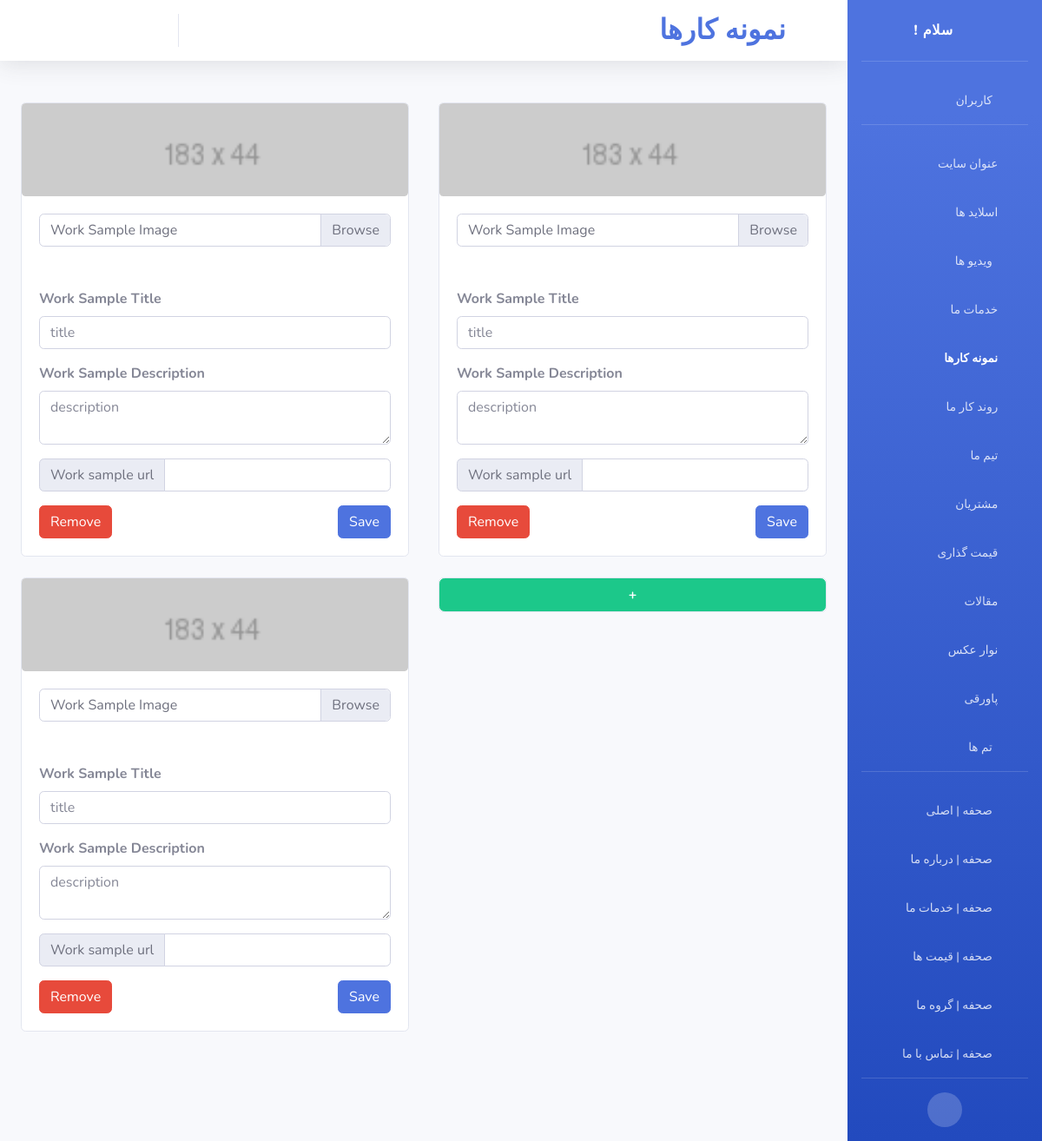
Page /control_panel/site/work-samples/ (signed in) on the committed database.
### control_panel/models.py (models this page shows)
class work_samples(models.Model):
	img=models.ImageField(upload_to='work_samples/img/',
						  default='work_samples/img/default/default.png',
						  blank=True)
	title=models.CharField(max_length=191)
	description=models.TextField()
	url=models.URLField(blank=True)
	objects=workSamplesManager()

### control_panel/views.py (the view, shortened to what this page needs)
# urls.py: path('site/work-samples/',views.work_samples_,
def work_samples_(request):
	if not request.user.is_staff:
		return redirect('/')
	messages=list()
	return render(request,'control_panel/work-samples.html',
				  {
					  'messages':messages,
					  'work_samples':work_samples.objects.all(),
					  'page_name':'work samples'
					  })

### templates/control_panel/work-samples.html (shortened to what this page needs)
{% load static %}
<!DOCTYPE html>
<html lang="en">
<head>
	<link href="{% static 'cpanel/vendor/fontawesome-free/css/all.min.css' %}" rel="stylesheet" type="text/css">
	<link href="{% static 'cpanel/css/sb-admin-2.min.css' %}" rel="stylesheet">
</head>
<body id="page-top">
<div id="wrapper">
	<div id="content-wrapper" class="d-flex flex-column">
		<div id="content">
			<nav class="navbar navbar-expand navbar-light bg-white topbar mb-4 static-top shadow">
				<ul class="navbar-nav ml-auto">
					<li class="nav-item d-none d-sm-block dropdown no-arrow mx-1">
						<a class="nav-link dropdown-toggle" data-toggle="modal" data-target="#logoutModal" href="">
							<i class="fas fa-sign-out-alt fa-sm fa-fw mr-2 text-gray-400"></i>
						</a>
					</li>
					<li class="nav-item d-none d-sm-block dropdown no-arrow mx-1">
						<a class="nav-link dropdown-toggle" href="#">
							<i class="fas fa-envelope fa-sm fa-fw mr-2 text-gray-400"></i>
						</a>
					</li>
					<li class="nav-item d-none d-sm-block dropdown no-arrow mx-1">
						<a class="nav-link dropdown-toggle" href="/control_panel/auth/users/{{ user.id }}/change/">
							<i class="fas fa-user-tie fa-sm fa-fw mr-2 text-gray-400"></i>
						</a>
					</li>
					<li class="nav-item dropdown no-arrow mx-1">
						<a class="nav-link dropdown-toggle" href="/">
							<i class="fas fa-eye fa-sm fa-fw mr-2 text-gray-400"></i>
						</a>
					</li>
				</ul>
				<h2 class="m-0 mr-2 d-none d-sm-block font-weight-bold text-primary">نمونه کارها</h2>
				<h1 class="fas d-none d-sm-block fa-laptop-code mr-3 font-weight-bold text-primary"></h1>
			</nav>
			<div class="container-fluid">
				<div class="card-deck mb-3">
					<div class="form-row">
						{% for work_sample in work_samples %}
							<div class="mt-4 col-lg-6 col-lg-6">
								<div class="card card-deck">
									<img class="card-img" src="{{ work_sample.img.url }}"
										 alt="Card image cap">
									<div class="card-body">
										<form method="POST" enctype="multipart/form-data">
											<div class="input-group mb-5">
												<div class="custom-file">
													<label class="custom-file-label"
														   for="inputGroupFile01">Work Sample Image</label>
												</div>
											</div>
											<div class="form-row">
												<div class="col">
													<div class="form-group"><label><strong>Work Sample
																						   Title</strong></label><input
															class="form-control" type="text"
															placeholder="{{ work_sample.title }}"
															name="work-sample-title">
													</div>
													<div class="form-group"><label><strong>Work Sample
																						   Description</strong></label>
														<textarea class="form-control" rows="2"
																  placeholder="{{ work_sample.description }}"
																  name="work-sample-description"></textarea></div>
												</div>
											</div>
											<div class="input-group mb-3">
												<div class="input-group-prepend">
													<span class="input-group-text"
														  id="basic-addon1">Work sample url</span>
												</div>
												<input type="text" class="form-control"
													   placeholder="{{ work_sample.url }}"
													   aria-label="Username" aria-describedby="basic-addon1"
													   name="work-sample-url">
											</div>
											<button style="float: right;" class="btn btn-primary"
													value="{{ work_sample.id }}" type="submit"
													name="save">Save
											</button>
											<button class="btn btn-danger"
													value="{{ work_sample.id }}" type="submit"
													name="remove-work-sample">Remove
											</button>
										</form>
									</div>
								</div>
							</div>
						{% endfor %}
						<div class="mt-4 col-lg-6 col-lg-6">
							<div class="card">
								<form method="POST">
									<button type="submit" style="width:100%; height:100%"
											class="btn btn-success"
											name="Add-new-work-sample"><strong>+</strong>
									</button>
								</form>
							</div>
						</div>
					</div>
				</div>
			</div>
		</div>
	</div>
	<ul class="navbar-nav bg-gradient-primary sidebar sidebar-dark accordion" id="accordionSidebar">
		<a class="sidebar-brand d-flex align-items-center justify-content-center" href="/control_panel/">
			<div class="sidebar-brand-text mx-3">! سلام<sup></sup></div>
			<div class="sidebar-brand-icon rotate-n-15">
				<i class="fas fa-laugh-wink"></i>
			</div>
		</a>
		<hr class="sidebar-divider">
		<li class="nav-item">
			<a class="nav-link" href="/control_panel/auth/users/">
				<span class="collapse collapsing">کاربران</span>
				<i class="fas fa-fw fa-user-cog"></i>
			</a>
		</li>
		<hr class="sidebar-divider">
		<li class="nav-item">
			<a class="nav-link" href="/control_panel/site/site-title/">
				<span class="collapse collapsing">عنوان سایت</span>
				<i class="fa fa-window-maximize"></i>
			</a>
		</li>
		<li class="nav-item">
			<a class="nav-link" href="/control_panel/site/slideshow/">
				<span class="collapse collapsing">اسلاید ها</span>
				<i class="fa fa-object-ungroup"></i>
			</a>
		</li>
		<li class="nav-item">
			<a class="nav-link" href="/control_panel/site/video/">
				<span class="collapse collapsing">ویدیو ها</span>
				<i class="fas fa-fw fa-film"></i>
			</a>
		</li>
		<li class="nav-item">
			<a class="nav-link" href="/control_panel/site/our-services/">
				<span class="collapse collapsing">خدمات ما</span>
				<i class="fa fa-wrench"></i>
			</a>
		</li>
		<li class="nav-item active">
			<a class="nav-link" href="">
				<span class="collapse collapsing">نمونه کارها</span>
				<i class="fa fa-laptop-code"></i>
			</a>
		</li>
		<li class="nav-item">
			<a class="nav-link" href="/control_panel/site/work-process/">
				<span class="collapse collapsing">روند کار ما</span>
				<i class="fa fa-check-double"></i>
			</a>
		</li>
		<li class="nav-item">
			<a class="nav-link" href="/control_panel/site/our-team/">
				<span class="collapse collapsing">تیم ما</span>
				<i class="fa fa-users"></i>
			</a>
		</li>
		<li class="nav-item">
			<a class="nav-link" href="/control_panel/site/our-customers/">
				<span class="collapse collapsing">مشتریان</span>
				<i class="fa fa-user-tag"></i>
			</a>
		</li>
		<li class="nav-item">
			<a class="nav-link" href="/control_panel/site/our-pricing/">
				<span class="collapse collapsing">قیمت گذاری</span>
				<i class="fa fa-dollar-sign"></i>
			</a>
		</li>
		<li class="nav-item">
			<a class="nav-link" href="/control_panel/site/our-news/">
				<span class="collapse collapsing">مقالات</span>
				<i class="fa fa-newspaper"></i>
			</a>
		</li>
		<li class="nav-item">
			<a class="nav-link" href="/control_panel/site/img-array/">
				<span class="collapse collapsing">نوار عکس</span>
				<i class="fas fa-image"></i>
			</a>
		</li>
		<li class="nav-item">
			<a class="nav-link" href="/control_panel/site/footer/">
				<span class="collapse collapsing">پاورقی</span>
				<i class="fas fa-digital-tachograph"></i>
			</a>
		</li>
		<li class="nav-item">
			<a class="nav-link" href="/control_panel/site/themes/">
				<span class="collapse collapsing">تم ها</span>
				<i class="fas fa-fw fa-brush"></i>
			</a>
		</li>
		<hr class="sidebar-divider">
		<li class="nav-item">
			<a class="nav-link" href="/control_panel/page_edit/index/">
				<span class="collapse collapsing">صحفه | اصلی</span>
				<i class="fas fa-fw fa-square"></i>
			</a>
		</li>
		<li class="nav-item">
			<a class="nav-link" href="/control_panel/page_edit/about_us/">
				<span class="collapse collapsing">صحفه | درباره ما</span>
				<i class="fas fa-fw fa-square"></i>
			</a>
		</li>
		<li class="nav-item">
			<a class="nav-link" href="/control_panel/page_edit/our_services/">
				<span class="collapse collapsing">صحفه | خدمات ما</span>
				<i class="fas fa-fw fa-square"></i>
			</a>
		</li>
		<li class="nav-item">
			<a class="nav-link" href="/control_panel/page_edit/our_pricing/">
				<span class="collapse collapsing">صحفه | قیمت ها</span>
				<i class="fas fa-fw fa-square"></i>
			</a>
		</li>
		<li class="nav-item">
			<a class="nav-link" href="/control_panel/page_edit/our_team/">
				<span class="collapse collapsing">صحفه | گروه ما</span>
				<i class="fas fa-fw fa-square"></i>
			</a>
		</li>
		<li class="nav-item">
			<a class="nav-link" href="/control_panel/page_edit/contact_us/">
				<span class="collapse collapsing">صحفه | تماس با ما</span>
				<i class="fas fa-fw fa-square"></i>
			</a>
		</li>
		<hr class="sidebar-divider d-none d-md-block">
		<div class="text-center d-none d-md-inline">
			<button class="rounded-circle border-0" id="sidebarToggle"></button>
		</div>
	</ul>
</div>
</body>
</html>

### rows in the picture
work_samples: img (placeholder picture), work-sample-title "title", work-sample-description "description", {{ work_sample.id }} 1 (drawn)
work_samples: img (placeholder picture), work-sample-title "title", work-sample-description "description", {{ work_sample.id }} 2 (drawn)
work_samples: img (placeholder picture), work-sample-title "title", work-sample-description "description", {{ work_sample.id }} 3 (drawn)
